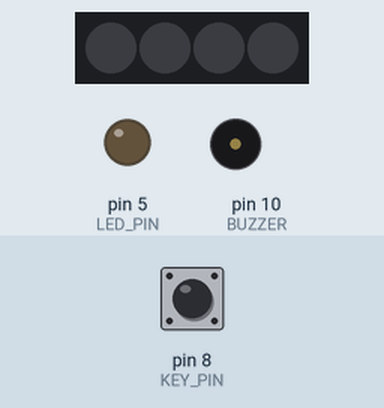
This sketch was run on a simulated Arduino Uno, built with avr-gcc and run on an emulated ATmega328P. On the bench: 4 RGB LEDs in strip order, left to right, output pins drawn as LEDs (lit = HIGH), buzzer (waves = sounding). The test bench sets the inputs (shaded band); at power-on: pin 8 (KEY_PIN) HIGH. The strip is taken to match the declared colour order.

Above: at 1.2 s.
1.3 s: pin 8 (KEY_PIN) pulled LOW for 0.15 s
At 2.7 s:
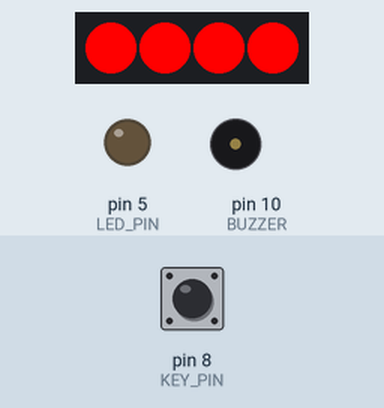
4.3 s: pin 8 (KEY_PIN) pulled LOW for 1 s
At 7.5 s:
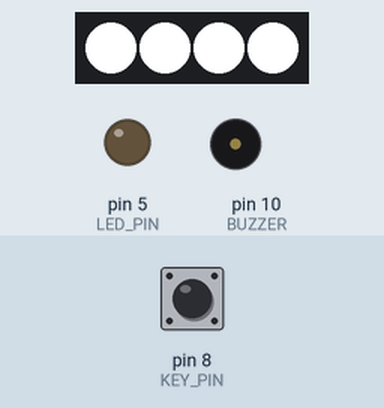
7.7 s: pin 8 (KEY_PIN) pulled LOW for 0.15 s
At 9.6 s:
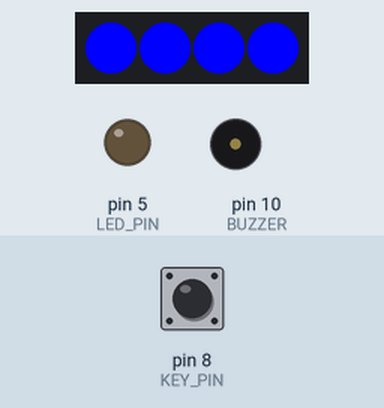
10.7 s: pin 8 (KEY_PIN) pulled LOW for 3.2 s
At 14.57 s:
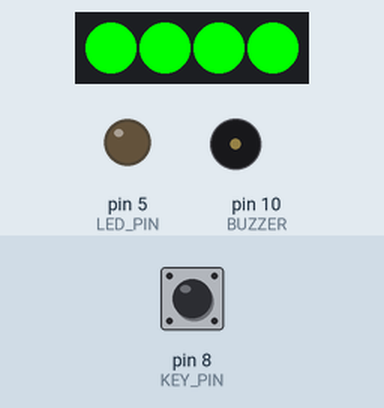
Timing chart, 0 to 17.3 s (numbered marks = the images above; inputs shaded):
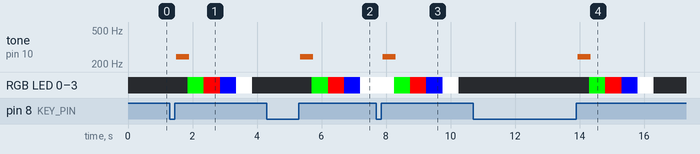

The sketch:

RGB.ino
```cpp
// (licence header left out)
//Import library file
#include <Adafruit_NeoPixel.h>

#define BUZZER 10    //Define buzzer pin
#define KEY_PIN 8    //Define key pin
#define LED_PIN 5    //Define LED(D9) pin
#define RGB_PIN 9    //Define RGB pin
#define MAX_RGB 4    //4 RGB lights

//Initialize the WS2812 programming light
Adafruit_NeoPixel strip = Adafruit_NeoPixel(MAX_RGB, RGB_PIN, NEO_RGB + NEO_KHZ800);
//Button status
bool button_press = false;

/**
* Function       keyscan
* @author        chengengyue
* @date          2019.10.08
* @brief         key scan
* @param[in1]    void
* @retval        void
* @par History   no
*/
void keyscan()
{
  int val;
  val = digitalRead(KEY_PIN); //Read the digital 8-port level value assigned to val
  if (val == LOW)             //When the button is pressed
  {
    delay(10);                  //Delayed debounce
    val = digitalRead(KEY_PIN); //Read button status again
    while (val == LOW)
    {
      val = digitalRead(KEY_PIN); //Third read button status
      if (val == HIGH)            //Determine if the button is released, release it to execute
      {
        button_press = !button_press;
        return;
      }
    }
  }
}

/*
* Function       whistle
* @author        chengengyue
* @date          2019.10.08
* @brief         whistle
* @param[in]     void
* @param[out]    void
* @retval        void
* @par History   no
*/
void whistle()
{
  for (int i = 0; i < 100; i++)
  {
    digitalWrite(BUZZER, HIGH); //sound
    delay(3);
    digitalWrite(BUZZER, LOW);  //no sound
    delay(1);
  }
}

/**
* Function       clearRGB
* @author        chengengyue
* @date          2019.10.08
* @brief         set on board RGB light
* @param[in1]    void
* @param[out]    void
* @retval        void
* @par History   no
*/
void clearRGB()
{
  uint32_t color = strip.Color(0, 0, 0);
  for (uint8_t i = 0; i < MAX_RGB; i++)
  {
    strip.setPixelColor(i, color);
  }
  strip.show();
}

/**
* Function       showRGB
* @author        chengengyue
* @date          2019.10.08
* @brief         control RGB light
* @param[in1]    num  Which lamp to choose,
*                if it is greater than or equal to the maximum value, it will be fully lit
* @param[in2]    R value(0~255)
* @param[in3]    G value(0~255)
* @param[in4]    B value(0~255)
* @param[out]    void
* @retval        void
* @par History   no
*/
void showRGB(int num, int R, int G, int B)
{
  uint32_t color = strip.Color(G, R, B);
  if (num >= MAX_RGB)
  {
    for (int i = 0; i < MAX_RGB; i++)
    {
      strip.setPixelColor(i, color);
    }
  }
  else
  {
    strip.setPixelColor(num, color);
  }
  strip.show();
}

/**
* Function       setup
* @author        chengengyue
* @date          2019.10.08
* @brief         Initialization settings
* @param[in]     void
* @param[out]    void
* @retval        void
* @par History   no
*/
void setup() {
  // put your setup code here, to run once:
  pinMode(KEY_PIN, INPUT_PULLUP);//Set the button pin to pull-up input mode
  pinMode(LED_PIN, OUTPUT);      //Set the LED pin to output mode
  pinMode(BUZZER, OUTPUT);       //Define buzzer pin
  pinMode(RGB_PIN, OUTPUT);      //Set the RGB pin to output mode

  strip.begin();
  strip.show();
  clearRGB();
}

/**
* Function       loop
* @author        chengengyue
* @date          2019.10.08
* @brief         main function
* @param[in]     void
* @param[out]    void
* @retval        void
* @par History   no
*/
void loop() {
  //put your main code here, to run repeatedly:
  //keyscan
  keyscan();

  if (button_press)
  {
    whistle();
    showRGB(MAX_RGB, 255, 0, 0);     //All RGB light become red 0.5s
    delay(500);
    showRGB(MAX_RGB, 0, 255, 0);     //All RGB light become green 0.5s
    delay(500);
    showRGB(MAX_RGB, 0, 0, 255);     //All RGB light become blue 0.5s
    delay(500);
    showRGB(MAX_RGB, 255, 255, 255); //All RGB light become whitle 0.5s
    delay(500);
    button_press = false;
  }
  else
  {
    clearRGB();
  }
}
```

Measured:
- after the input at 1.3 s, tone on pin 10 (BUZZER): silent → 243 Hz after 0.20 s, → silent 0.40 s later; RGB LED 0–3: off → RGB(0, 255, 0) after 0.55 s, → RGB(255, 0, 0) 0.50 s later, → RGB(0, 0, 255) 0.50 s later, → RGB(255, 255, 255) 0.50 s later, … (5 changes in this stretch)
- after the input at 4.3 s, tone on pin 10 (BUZZER): silent → 243 Hz after 1.0 s, → silent 0.40 s later; RGB LED 0–3: off → RGB(0, 255, 0) after 1.4 s, → RGB(255, 0, 0) 0.50 s later, → RGB(0, 0, 255) 0.50 s later, → RGB(255, 255, 255) 0.50 s later
- after the input at 7.7 s, tone on pin 10 (BUZZER): silent → 243 Hz after 0.20 s, → silent 0.40 s later
- after the input at 10.7 s, tone on pin 10 (BUZZER): silent → 243 Hz after 3.2 s, → silent 0.40 s later; RGB LED 0–3: off → RGB(0, 255, 0) after 3.6 s, → RGB(255, 0, 0) 0.50 s later, → RGB(0, 0, 255) 0.50 s later, → RGB(255, 255, 255) 0.50 s later, … (5 changes in this stretch)
